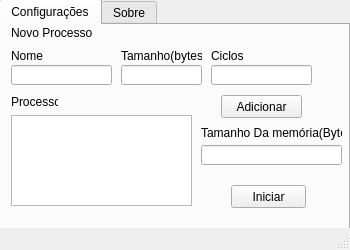
<?xml version="1.0" encoding="UTF-8"?>
<ui version="4.0">
 <class>MainWindow</class>
 <widget class="QMainWindow" name="MainWindow">
  <property name="geometry">
   <rect>
    <x>0</x>
    <y>0</y>
    <width>350</width>
    <height>250</height>
   </rect>
  </property>
  <property name="sizePolicy">
   <sizepolicy hsizetype="Fixed" vsizetype="Fixed">
    <horstretch>0</horstretch>
    <verstretch>0</verstretch>
   </sizepolicy>
  </property>
  <property name="minimumSize">
   <size>
    <width>350</width>
    <height>250</height>
   </size>
  </property>
  <property name="maximumSize">
   <size>
    <width>350</width>
    <height>250</height>
   </size>
  </property>
  <property name="windowTitle">
   <string>MainWindow</string>
  </property>
  <widget class="QWidget" name="centralwidget">
   <widget class="QWidget" name="scn_Running" native="true">
    <property name="geometry">
     <rect>
      <x>0</x>
      <y>0</y>
      <width>351</width>
      <height>211</height>
     </rect>
    </property>
    <property name="autoFillBackground">
     <bool>true</bool>
    </property>
    <widget class="QListWidget" name="listProcessW8">
     <property name="geometry">
      <rect>
       <x>20</x>
       <y>40</y>
       <width>101</width>
       <height>161</height>
      </rect>
     </property>
    </widget>
    <widget class="QLabel" name="LabelTime">
     <property name="geometry">
      <rect>
       <x>120</x>
       <y>20</y>
       <width>111</width>
       <height>20</height>
      </rect>
     </property>
     <property name="text">
      <string>Ciclos</string>
     </property>
     <property name="alignment">
      <set>Qt::AlignCenter</set>
     </property>
    </widget>
    <widget class="QListWidget" name="listWMem">
     <property name="geometry">
      <rect>
       <x>230</x>
       <y>40</y>
       <width>101</width>
       <height>161</height>
      </rect>
     </property>
    </widget>
    <widget class="QPushButton" name="btnCiclo">
     <property name="geometry">
      <rect>
       <x>140</x>
       <y>80</y>
       <width>75</width>
       <height>23</height>
      </rect>
     </property>
     <property name="text">
      <string>Ciclo</string>
     </property>
    </widget>
    <widget class="QLabel" name="timeCurrent">
     <property name="geometry">
      <rect>
       <x>120</x>
       <y>50</y>
       <width>111</width>
       <height>20</height>
      </rect>
     </property>
     <property name="text">
      <string>0</string>
     </property>
     <property name="alignment">
      <set>Qt::AlignCenter</set>
     </property>
    </widget>
    <widget class="QLabel" name="label_13">
     <property name="geometry">
      <rect>
       <x>30</x>
       <y>20</y>
       <width>91</width>
       <height>20</height>
      </rect>
     </property>
     <property name="text">
      <string>Processos em Fila</string>
     </property>
    </widget>
    <widget class="QLabel" name="label_14">
     <property name="geometry">
      <rect>
       <x>230</x>
       <y>20</y>
       <width>101</width>
       <height>20</height>
      </rect>
     </property>
     <property name="text">
      <string>Memoria</string>
     </property>
     <property name="alignment">
      <set>Qt::AlignCenter</set>
     </property>
    </widget>
   </widget>
   <widget class="QWidget" name="scn_Start" native="true">
    <property name="geometry">
     <rect>
      <x>-1</x>
      <y>-1</y>
      <width>391</width>
      <height>231</height>
     </rect>
    </property>
    <property name="autoFillBackground">
     <bool>true</bool>
    </property>
    <widget class="QTabWidget" name="tabWidget">
     <property name="geometry">
      <rect>
       <x>0</x>
       <y>0</y>
       <width>351</width>
       <height>231</height>
      </rect>
     </property>
     <property name="autoFillBackground">
      <bool>true</bool>
     </property>
     <property name="currentIndex">
      <number>0</number>
     </property>
     <widget class="QWidget" name="tab">
      <attribute name="title">
       <string>Configurações</string>
      </attribute>
      <widget class="QLineEdit" name="lineMemTam">
       <property name="geometry">
        <rect>
         <x>200</x>
         <y>120</y>
         <width>141</width>
         <height>20</height>
        </rect>
       </property>
      </widget>
      <widget class="QPushButton" name="btnIniciar">
       <property name="geometry">
        <rect>
         <x>230</x>
         <y>160</y>
         <width>75</width>
         <height>23</height>
        </rect>
       </property>
       <property name="text">
        <string>Iniciar</string>
       </property>
      </widget>
      <widget class="QLineEdit" name="lineTime">
       <property name="geometry">
        <rect>
         <x>210</x>
         <y>40</y>
         <width>101</width>
         <height>20</height>
        </rect>
       </property>
      </widget>
      <widget class="QLabel" name="label_6">
       <property name="geometry">
        <rect>
         <x>200</x>
         <y>100</y>
         <width>141</width>
         <height>16</height>
        </rect>
       </property>
       <property name="text">
        <string>Tamanho Da memória(Bytes)</string>
       </property>
      </widget>
      <widget class="QListWidget" name="previewProcList">
       <property name="geometry">
        <rect>
         <x>10</x>
         <y>90</y>
         <width>181</width>
         <height>91</height>
        </rect>
       </property>
      </widget>
      <widget class="QLabel" name="label_5">
       <property name="geometry">
        <rect>
         <x>10</x>
         <y>70</y>
         <width>47</width>
         <height>13</height>
        </rect>
       </property>
       <property name="text">
        <string>Processos</string>
       </property>
      </widget>
      <widget class="QPushButton" name="btnAddProc">
       <property name="geometry">
        <rect>
         <x>220</x>
         <y>70</y>
         <width>81</width>
         <height>23</height>
        </rect>
       </property>
       <property name="text">
        <string>Adicionar</string>
       </property>
      </widget>
      <widget class="QLabel" name="label_4">
       <property name="geometry">
        <rect>
         <x>210</x>
         <y>20</y>
         <width>111</width>
         <height>21</height>
        </rect>
       </property>
       <property name="text">
        <string>Ciclos</string>
       </property>
      </widget>
      <widget class="QLineEdit" name="lineTam">
       <property name="geometry">
        <rect>
         <x>120</x>
         <y>40</y>
         <width>81</width>
         <height>20</height>
        </rect>
       </property>
      </widget>
      <widget class="QLabel" name="label_3">
       <property name="geometry">
        <rect>
         <x>120</x>
         <y>20</y>
         <width>81</width>
         <height>21</height>
        </rect>
       </property>
       <property name="text">
        <string>Tamanho(bytes)</string>
       </property>
      </widget>
      <widget class="QLineEdit" name="lineNome">
       <property name="geometry">
        <rect>
         <x>10</x>
         <y>40</y>
         <width>101</width>
         <height>20</height>
        </rect>
       </property>
      </widget>
      <widget class="QLabel" name="label_2">
       <property name="geometry">
        <rect>
         <x>10</x>
         <y>20</y>
         <width>47</width>
         <height>21</height>
        </rect>
       </property>
       <property name="text">
        <string>Nome</string>
       </property>
      </widget>
      <widget class="QLabel" name="label">
       <property name="geometry">
        <rect>
         <x>10</x>
         <y>0</y>
         <width>81</width>
         <height>16</height>
        </rect>
       </property>
       <property name="text">
        <string>Novo Processo</string>
       </property>
      </widget>
     </widget>
     <widget class="QWidget" name="tab_2">
      <attribute name="title">
       <string>Sobre</string>
      </attribute>
      <widget class="QLabel" name="label_15">
       <property name="geometry">
        <rect>
         <x>20</x>
         <y>20</y>
         <width>301</width>
         <height>21</height>
        </rect>
       </property>
       <property name="text">
        <string>Acâdemico: Sydney Matheus de Souza</string>
       </property>
      </widget>
      <widget class="QLabel" name="label_16">
       <property name="geometry">
        <rect>
         <x>20</x>
         <y>50</y>
         <width>301</width>
         <height>16</height>
        </rect>
       </property>
       <property name="text">
        <string>Simulador de alocação de memória em partições variáveis</string>
       </property>
      </widget>
      <widget class="QLabel" name="label_17">
       <property name="geometry">
        <rect>
         <x>20</x>
         <y>70</y>
         <width>131</width>
         <height>16</height>
        </rect>
       </property>
       <property name="text">
        <string>Tipo de memória contígua</string>
       </property>
      </widget>
      <widget class="QLabel" name="label_18">
       <property name="geometry">
        <rect>
         <x>20</x>
         <y>90</y>
         <width>161</width>
         <height>16</height>
        </rect>
       </property>
       <property name="text">
        <string>Algoritmo implementado First Fit</string>
       </property>
      </widget>
     </widget>
    </widget>
   </widget>
  </widget>
  <widget class="QMenuBar" name="menubar">
   <property name="geometry">
    <rect>
     <x>0</x>
     <y>0</y>
     <width>350</width>
     <height>21</height>
    </rect>
   </property>
  </widget>
  <widget class="QStatusBar" name="statusbar"/>
 </widget>
 <resources/>
 <connections/>
</ui>
